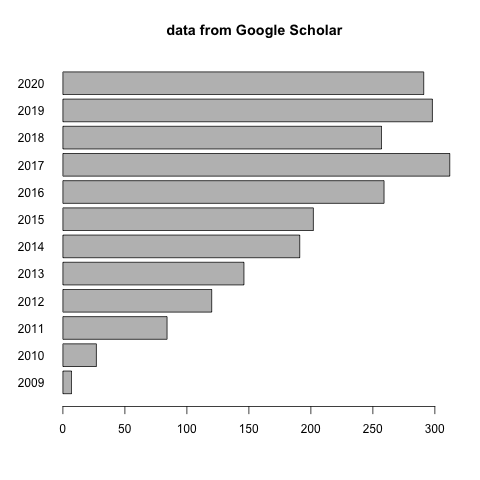

Source code (R):
library(scholar)
library(jsonlite)
library(ggplot2)
library(ggstance)
library(ggimage)
library(ggtree)


#Sys.setenv(http_proxy="http://127.0.0.1:43723")


id <- 'hj0LXQcAAAAJ&hl'

profile <- tryCatch(get_profile(id), error = function(e) return(NULL))
if (!is.null(profile)) {
    profile$date <- Sys.Date()
    cat(toJSON(profile), file ="profile.json")
}

citation <- tryCatch(get_citation_history(id), error = function(e) return(NULL))

if (is.null(citation)) {
    citation <- tinyscholar::tinyscholar(id)$citation
    citation <- citation[-1, ] # remove 'total' row
    names(citation) <- c("year", "cites")
    citation$year <- as.numeric(citation$year)
}

if (!is.null(citation)) {
    cat(toJSON(citation), file = "citation.json")
}

citation <- fromJSON("citation.json")
citation$year <- factor(citation$year)

png("citation.png", bg = "transparent")
barplot(citation$cites,main="data from Google Scholar", horiz=TRUE,names.arg=citation$year,las=1)
dev.off()

#library(magick)
#p <- image_read("citation.png")
#p <- image_transparent(p, "white")
#image_write(p, path="citation.png")
